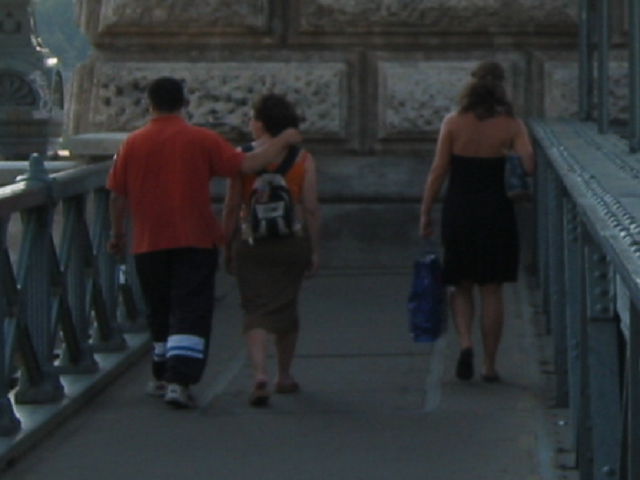
%> input picture LSI-Contest/MATLAB/test_pos_1.png, 640 x 480 px
$ octave imggrey_to_vhdl_txt.m   (GNU Octave 9; MATLAB toolbox functions it lacks are replaced by stand-ins)
%> lines starting %> are read from the running program, lines starting %| are printed output that depends on the picture
### LSI-Contest/MATLAB/greyscale.m
function grey = greyscale(img)
    grey = img(:,:,1)*0.3 + img(:,:,2)*0.6+ img(:,:,3)*0.1
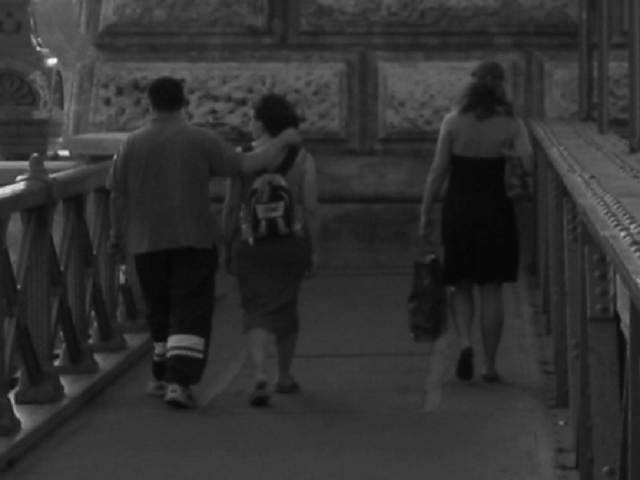
%> grey: size 480x640 uint8; min 6, max 249, mean 49.2
end

### LSI-Contest/MATLAB/img_to_vhdl_txt.m
% Convert an image to a VHDL compatible input file
function img_to_vhdl_txt(img,filename)
%> called with filename = 'test_pos_1.raw'
    % Invert image.
    img_red = (img(:,:,1))';
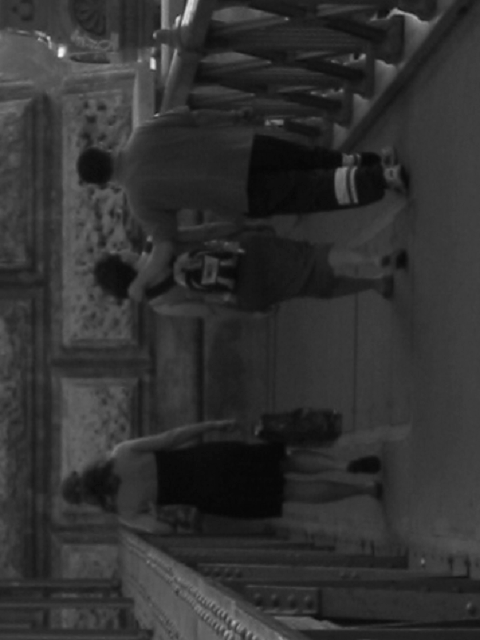
%> img_red: size 640x480 uint8; min 6, max 249, mean 49.2; mean of the top-left, top-right, bottom-left and bottom-right quarters 56.7, 41.9, 51.3, 46.8
%> the run ends on the next line
    img_green = (img(:,:,2))';
    img_blue = (img(:,:,3))';
    % Columnize the image and convert each pixel to a 4 digit hex string
    hex_stream_red = cellstr(num2str(img_red(:),'%02x'));
    hex_stream_green = cellstr(num2str(img_green(:),'%02x'));
    hex_stream_blue = cellstr(num2str(img_blue(:),'%02x'));
    hex_stream_1 = strcat(hex_stream_red, hex_stream_green);
    hex_stream_2 = strcat(hex_stream_1, hex_stream_blue);
    % write out file using new line as the delimter
    dlmwrite(filename, hex_stream_2, '-append', 'delimiter', '', 'newline', 'pc');
end

### LSI-Contest/MATLAB/imggrey_to_vhdl_txt.m
imageName = 'test_pos_1.png';
img = greyscale(imread(imageName));
img_to_vhdl_txt(img,'test_pos_1.raw');

$ run again, with LSI-Contest/MATLAB/test_pos_3.png copied over LSI-Contest/MATLAB/test_pos_1.png
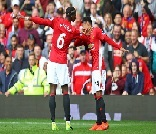
%> input picture LSI-Contest/MATLAB/test_pos_3.png, 156 x 134 px
%> in greyscale, `grey = img(:,:,1)*0.3 + img(:,:,2)*0.6+ img(:,:,3)*0.1`:
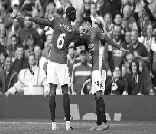
%> grey: size 134x156 uint8; min 1, max 255, mean 115.1
%> in img_to_vhdl_txt, `img_red = (img(:,:,1))';`:
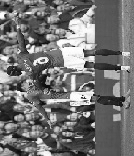
%> img_red: size 156x134 uint8; min 1, max 255, mean 115.1; mean of the top-left, top-right, bottom-left and bottom-right quarters 115.7, 133.2, 108.3, 103.3
